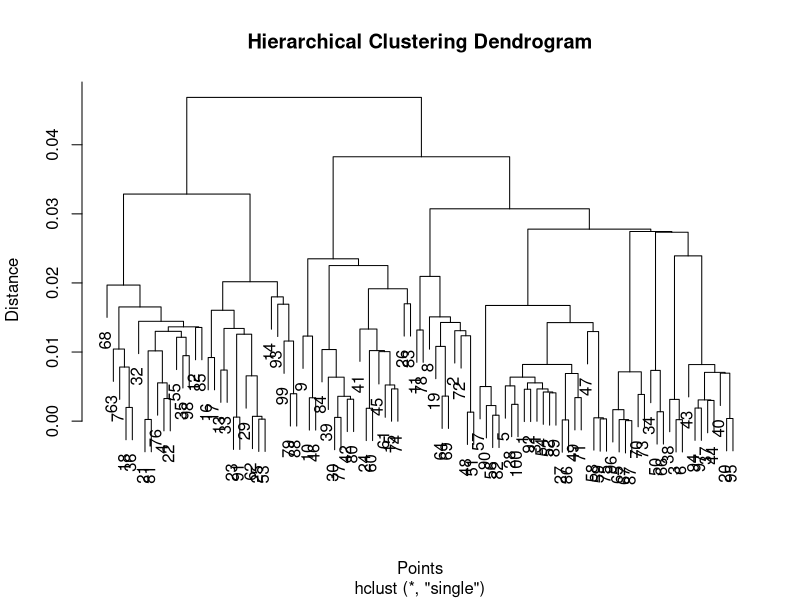

This figure's R source: (Note: this script raises an error after producing the figure.)
# Load required libraries
library(ggplot2)

# Generate data
data <- (runif(100))
#data <- (rnorm(100))
# Compute hierarchical clustering
dist_matrix <- dist(data)  # Compute distance matrix
hc <- hclust(dist_matrix, method = "single")  # Single-linkage clustering

# Plot the dendrogram
plot(hc, main = "Hierarchical Clustering Dendrogram", xlab = "Points", ylab = "Distance")


# Plot ECC
ecc1D(data, quantile = 0.5)
